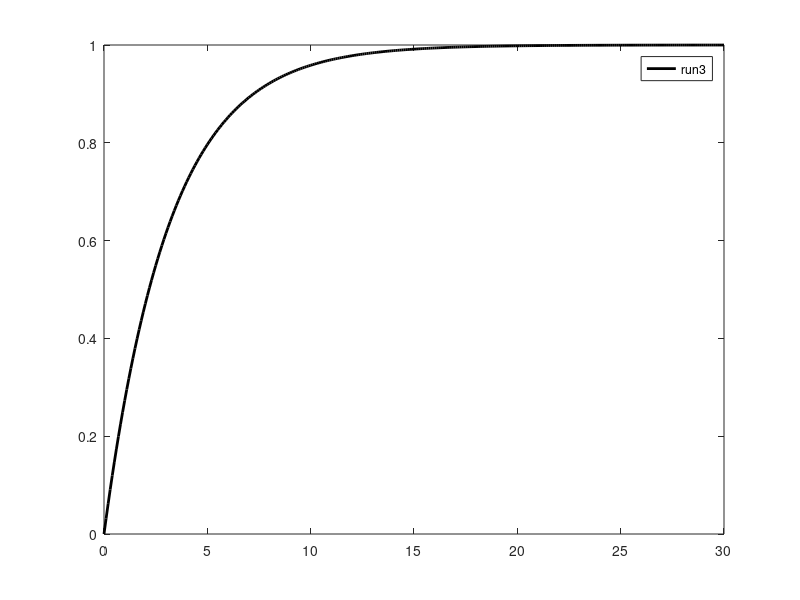

The MATLAB script that drew this image:
% Example of time-response of first-order system 

% First Order Model: dy/dt = 1/tau*y = f(t)
tau = 3.14159;  % time 


dt = 0.1;   % Time step [s]
Tend = 30;  % End of time horizon for simulation [s]
tt = 0:dt:Tend;
Tinf = 1;  % Ambient temperature [normalized]
T0=0;      % Initial temperature [normalized]
Temp = Tinf+(T0-Tinf)*exp(-tt/tau);
plot(tt,Temp,'k','linewidth',2)
legend('run3','run4','63.2%','Model')
